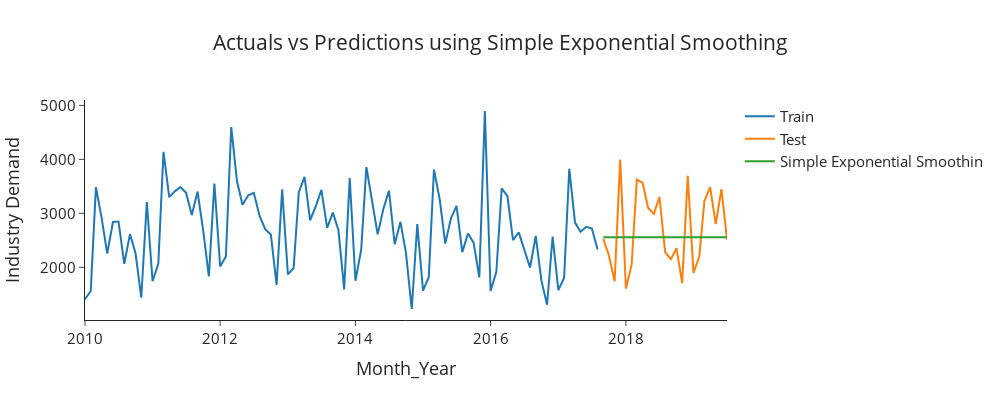
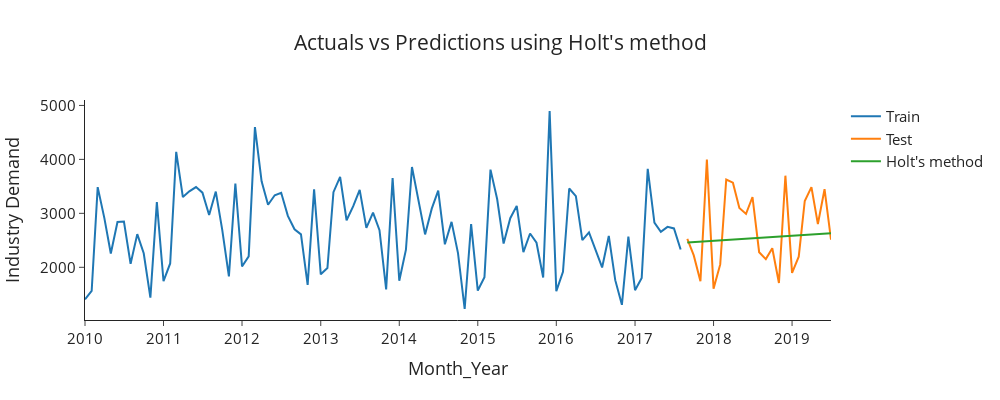
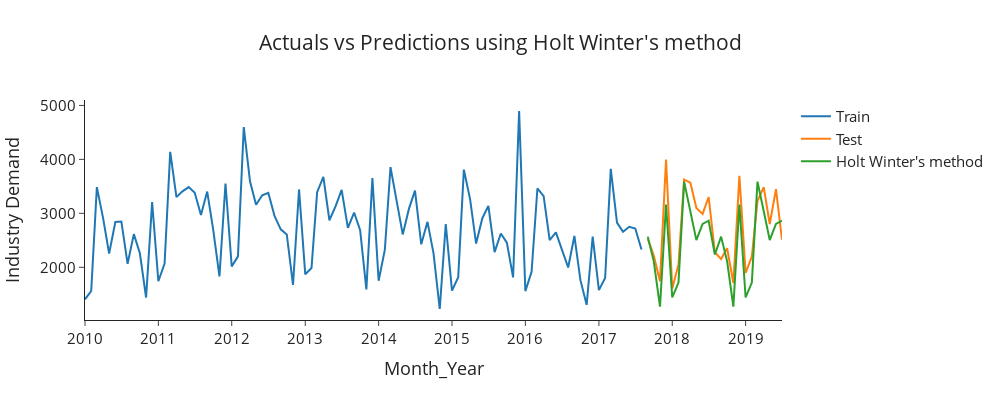

Notebook source saved alongside these figures, in order:
### Code cell
def plot_results(forecast: pd.Series, title: str, method_name: str) -> None:
    """Function to plot the forecasts."""
    fig = go.Figure()
    fig.add_trace(go.Scatter(x=training_set.index, y=training_set['Western European tractor industry >160 HP '], name='Train'))
    fig.add_trace(go.Scatter(x=testing_set.index, y=testing_set['Western European tractor industry >160 HP '], name='Test'))
    fig.add_trace(go.Scatter(x=testing_set.index, y=forecast, name=method_name))
    fig.update_layout(template="simple_white", font=dict(size=15), title_text=title,
                      width=1000, title_x=0.5, height=400, xaxis_title='Month_Year',
                      yaxis_title='Industry Demand')
    return fig.show()

# Plot the forecasts
plot_results(forecasts_simple, "Actuals vs Predictions using Simple Exponential Smoothing", 'Simple Exponential Smoothin')
plot_results(forecasts_holt,  "Actuals vs Predictions using Holt's method", "Holt's method")
plot_results(forecasts_holt_winters,  "Actuals vs Predictions using Holt Winter's method", "Holt Winter's method")
